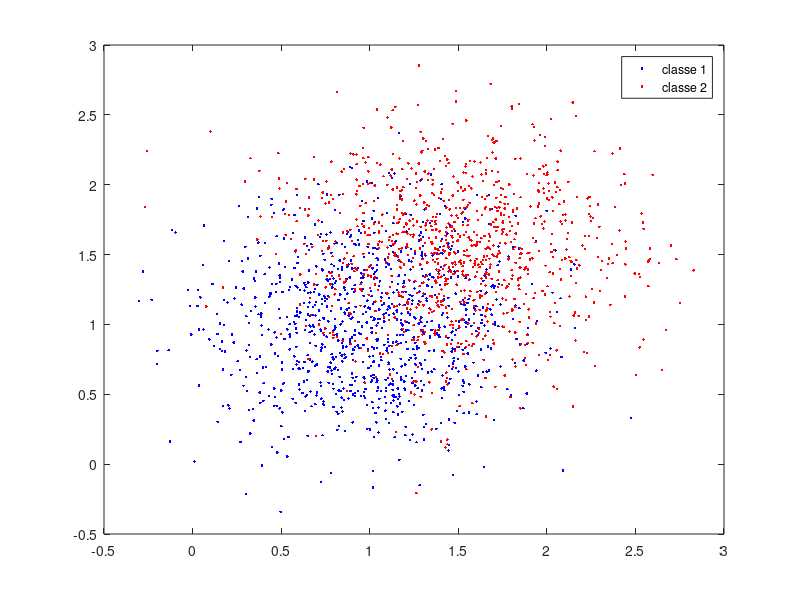

MATLAB code for this plot: (Note: this script raises an error after producing the figure.)
close all; clc; clear; rand('seed',0); randn('seed',0);

%% Dataset
mu1 = [ 1, 1 ].';
mu2 = [ 1.5, 1.5 ].';
sigmasSquared = 0.2; 
d = size(mu1,1); 
 
nFeats = 1000; 
 
X1 = mvnrnd( mu1, sigmasSquared*eye(d), nFeats ); 
X2 = mvnrnd( mu2, sigmasSquared*eye(d), nFeats ); 
 
h1 = plot( X1(:,1), X1(:,2), '.b' ); hold on; 
h2 = plot( X2(:,1), X2(:,2), '.r' ); hold on; 
legend( [h1,h2], {'classe 1', 'classe 2'} ); 

X = [X1; X2];
y = [ones(nFeats,1); 2*ones(nFeats,1)];

%% Initialize parameters
fprintf('Initializing parameters');
m = size(X, 1); % number of examples
lambda = 0; % regularization parameter
numLabels = size(unique(y),1); % number of labels
fprintf('...done\n');

%% Training Logistic Regression classifier
fprintf('Training Logistic Regression');

theta = LRClassifier(X, y, numLabels, lambda);
fprintf('...done\n');

%% Predict numbers 
prediction = predict(theta, X);

%% Calculate Accuracy over the training data
fprintf('\nTest Set Accuracy: %f\n', mean(double(prediction == y)) * 100);

